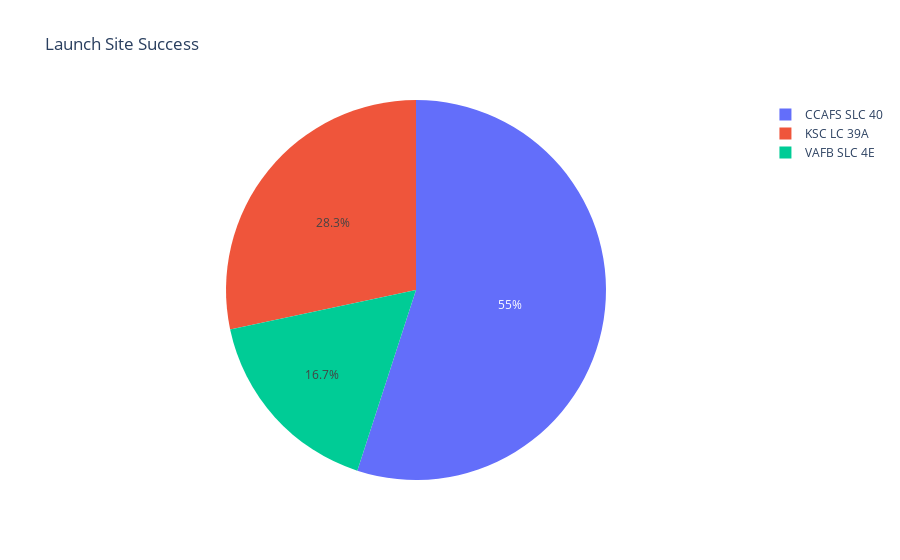

The notebook cell this image was saved under:
### Code cell
'''
df = px.data.gapminder().query("year == 2007").query("continent == 'Europe'")
df.loc[df['pop'] < 2.e6, 'country'] = 'Other countries' # Represent only large countries
fig = px.pie(df, values='pop', names='country', title='Population of European continent')
fig.show()
'''
fig = px.pie(spacex_df, values='LandingClass', names='LaunchSite', title='Launch Site Success')
fig.show()

### Figure 1 — Plotly figure (JSON) as saved in the notebook; plotly's stock layout.template omitted (floating-point values rounded to 4 significant figures)
{"data": [{"domain": {"x": [0, 1], "y": [0, 1]}, "hovertemplate": "LaunchSite=%{label}<br>LandingClass=%{value}<extra></extra>", "labels": ["CCAFS SLC 40", "CCAFS SLC 40", "CCAFS SLC 40", "VAFB SLC 4E", "CCAFS SLC 40", "CCAFS SLC 40", "CCAFS SLC 40", "CCAFS SLC 40", "CCAFS SLC 40", "CCAFS SLC 40", "CCAFS SLC 40", "CCAFS SLC 40", "CCAFS SLC 40", "CCAFS SLC 40", "CCAFS SLC 40", "CCAFS SLC 40", "CCAFS SLC 40", "VAFB SLC 4E", "CCAFS SLC 40", "CCAFS SLC 40", "CCAFS SLC 40", "CCAFS SLC 40", "CCAFS SLC 40", "CCAFS SLC 40", "CCAFS SLC 40", "VAFB SLC 4E", "KSC LC 39A", "KSC LC 39A", "KSC LC 39A", "KSC LC 39A", "KSC LC 39A", "KSC LC 39A", "KSC LC 39A", "VAFB SLC 4E", "KSC LC 39A", "KSC LC 39A", "VAFB SLC 4E", "KSC LC 39A", "VAFB SLC 4E", "KSC LC 39A", "KSC LC 39A", "CCAFS SLC 40", "VAFB SLC 4E", "CCAFS SLC 40", "CCAFS SLC 40", "CCAFS SLC 40", "VAFB SLC 4E", "CCAFS SLC 40", "CCAFS SLC 40", "KSC LC 39A", "CCAFS SLC 40", "CCAFS SLC 40", "CCAFS SLC 40", "VAFB SLC 4E", "CCAFS SLC 40", "CCAFS SLC 40", "VAFB SLC 4E", "KSC LC 39A", "VAFB SLC 4E", "CCAFS SLC 40", "CCAFS SLC 40", "VAFB SLC 4E", "KSC LC 39A", "CCAFS SLC 40", "CCAFS SLC 40", "VAFB SLC 4E", "CCAFS SLC 40", "CCAFS SLC 40", "CCAFS SLC 40", "CCAFS SLC 40", "CCAFS SLC 40", "CCAFS SLC 40", "KSC LC 39A", "CCAFS SLC 40", "CCAFS SLC 40", "CCAFS SLC 40", "KSC LC 39A", "KSC LC 39A", "KSC LC 39A", "CCAFS SLC 40", "CCAFS SLC 40", "CCAFS SLC 40", "CCAFS SLC 40", "CCAFS SLC 40", "CCAFS SLC 40", "KSC LC 39A", "KSC LC 39A", "KSC LC 39A", "CCAFS SLC 40", "CCAFS SLC 40"], "legendgroup": "", "name": "", "showlegend": true, "type": "pie", "values": [0, 0, 0, 0, 0, 0, 1, 1, 0, 0, 0, 0, 1, 0, 0, 0, 1, 0, 0, 1, 1, 1, 1, 1, 0, 1, 1, 0, 1, 1, 0, 1, 1, 1, 0, 1, 1, 1, 1, 1, 1, 1, 1, 1, 1, 0, 0, 0, 1, 1, 0, 0, 1, 1, 1, 1, 1, 1, 1, 0, 0, 1, 1, 1, 1, 1, 1, 0, 1, 1, 1, 1, 0, 1, 0, 1, 0, 1, 1, 1, 1, 1, 1, 1, 1, 1, 1, 1, 1, 1]}], "layout": {"autosize": true, "hiddenlabels": [], "legend": {"tracegroupgap": 0}, "title": {"text": "Launch Site Success"}}}
